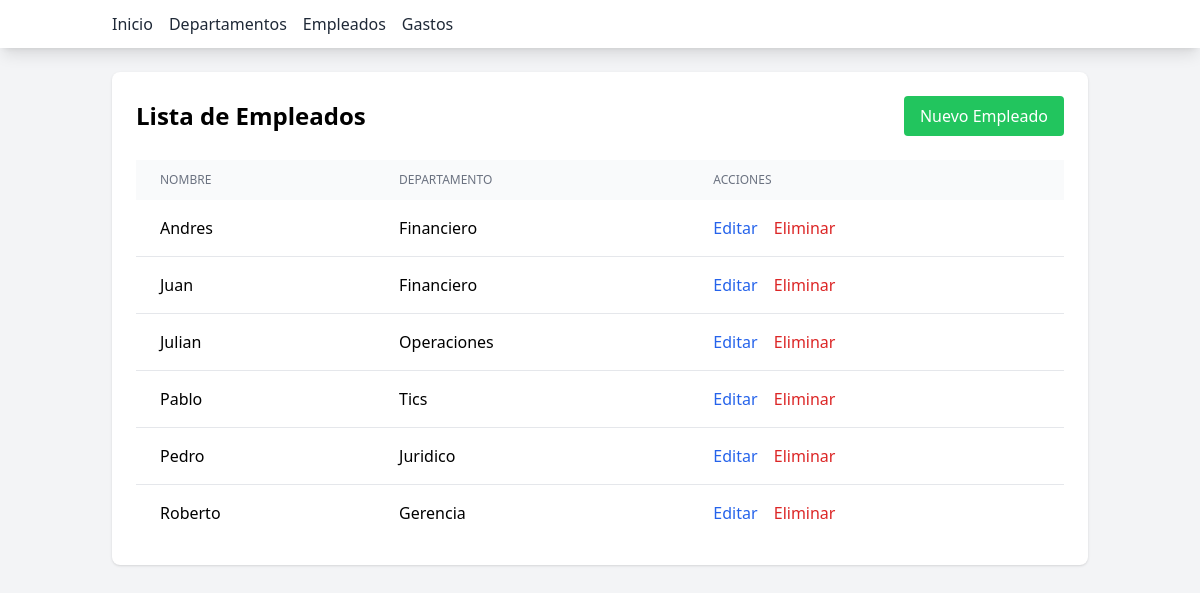
/empleados/, run on the app's committed database.
### expenses/models.py (models this page shows, shortened)
class Empleado(models.Model):
    nombre = models.CharField(max_length=100)
    departamento = models.ForeignKey(Departamento, on_delete=models.CASCADE)
    class Meta:
        verbose_name = 'Empleado'
        verbose_name_plural = 'Empleados'

class Departamento(models.Model):
    dept = models.CharField(max_length=100)
    def __str__(self):
        return self.dept
    class Meta:
        verbose_name = 'Departamento'
        verbose_name_plural = 'Departamentos'

### expenses/views.py (the view)
# urls.py: path('empleados/', views.empleado_list, name='empleado_list'),
def empleado_list(request):
    empleados = Empleado.objects.all().order_by('nombre')
    return render(request, 'expenses/empleado_list.html', {'empleados': empleados})

### expenses/templates/expenses/empleado_list.html
{% extends 'expenses/base.html' %} {% block content %}
<div class="bg-white shadow rounded-lg p-6">
  <div class="flex justify-between items-center mb-6">
    <h2 class="text-2xl font-bold">Lista de Empleados</h2>
    <a
      href="{% url 'empleado_create' %}"
      class="bg-green-500 text-white px-4 py-2 rounded hover:bg-green-600"
    >
      Nuevo Empleado
    </a>
  </div>
  <div class="overflow-x-auto">
    <table class="min-w-full bg-white">
      <thead class="bg-gray-50">
        <tr>
          <th
            class="px-6 py-3 text-left text-xs font-medium text-gray-500 uppercase"
          >
            Nombre
          </th>
          <th
            class="px-6 py-3 text-left text-xs font-medium text-gray-500 uppercase"
          >
            Departamento
          </th>
          <th
            class="px-6 py-3 text-left text-xs font-medium text-gray-500 uppercase"
          >
            Acciones
          </th>
        </tr>
      </thead>
      <tbody class="divide-y divide-gray-200">
        {% for empleado in empleados %}
        <tr>
          <td class="px-6 py-4">{{ empleado.nombre }}</td>
          <td class="px-6 py-4">{{ empleado.departamento }}</td>
          <td class="px-6 py-4">
            <a
              href="{% url 'empleado_update' empleado.id %}"
              class="text-blue-600 hover:text-blue-900 mr-3"
              >Editar</a
            >
            <a
              href="{% url 'empleado_delete' empleado.id %}"
              class="text-red-600 hover:text-red-900"
              >Eliminar</a
            >
          </td>
        </tr>
        {% endfor %}
      </tbody>
    </table>
  </div>
</div>
{% endblock %}

### expenses/templates/expenses/base.html (shortened to what this page needs)
<!DOCTYPE html>
<html lang="es">
  <head>
    <script src="https://cdn.tailwindcss.com"></script>
  </head>
  <body class="bg-gray-100">
    <nav class="bg-white shadow-lg mb-6">
      <div class="container mx-auto px-6 py-3">
        <div class="flex justify-between">
          <div class="flex space-x-4">
            <a
              href="{% url 'index' %}"
              class="text-gray-800 hover:text-gray-600"
              >Inicio</a
            >
            <a
              href="{% url 'departamento_list' %}"
              class="text-gray-800 hover:text-gray-600"
              >Departamentos</a
            >
            <a
              href="{% url 'empleado_list' %}"
              class="text-gray-800 hover:text-gray-600"
              >Empleados</a
            >
            <a
              href="{% url 'gasto_list' %}"
              class="text-gray-800 hover:text-gray-600"
              >Gastos</a
            >
          </div>
        </div>
      </div>
    </nav>
    <div class="container mx-auto px-6">{% block content %}{% endblock %}</div>
  </body>
</html>

### data on the page
Empleado: nombre "Andres", departamento "Financiero"
Empleado: nombre "Juan", departamento "Financiero"
Empleado: nombre "Julian", departamento "Operaciones"
Empleado: nombre "Pablo", departamento "Tics"
Empleado: nombre "Pedro", departamento "Juridico"
Empleado: nombre "Roberto", departamento "Gerencia"
